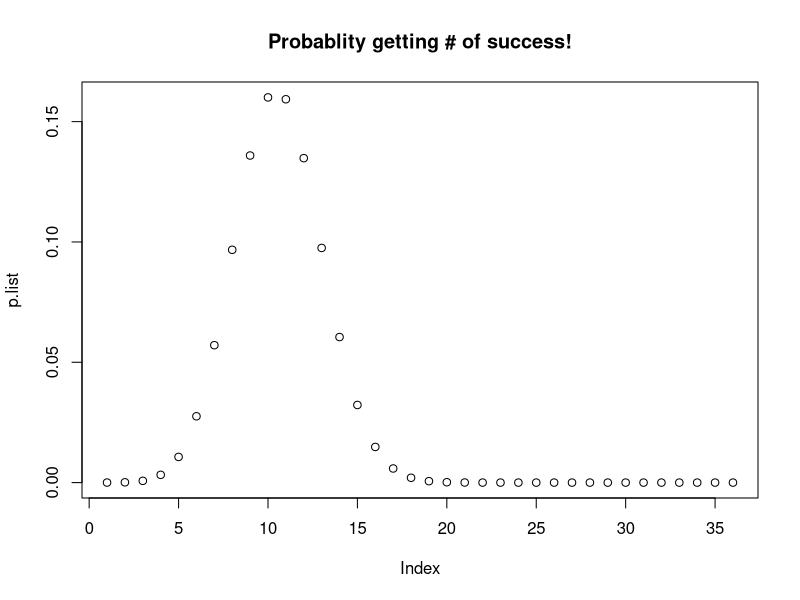

Source code (R):
#============================================
#	Script name: HGM_vs_FET.R
#	Author: Jianying LI
#	History: initially coded 06/15/2012
#		   modified on 02/25/2013
#	Comment: for IB pathway short course
##===========================================

##==================================================
#	Hypergeometric distribution -- first example
##==================================================
m <- 50  ## Number of red balls
n <- 120 ## Number of white balls
k <- 36  ## Number of drawn balls
x <- 20  ## Number of red balls in the drawing

##===========Here is the probability to get 20 red balls
dhyper(x,m,n,k) 


##=========To get a density plot================
p.list <- c()
for (i in 0 : k)
{
	p.list[i] <- dhyper(i,m,n,k)
}
plot(p.list, main="Probablity getting # of success!")


##============================================
#	Example in the presentation
##============================================

x <- 5   #num_of_DEG in GO
m <- 20  #num_of_gene on chip in GO
n <- 500 #num_of_gene on chip NOT in GO
k <- 40  #num_of_DEG

sample.DEG.testing <- matrix(c(x, (k-x), k, m -x, n-k +x, n+m-k, m, n, m+n), 
		nrow=3,
		dimnames =  list (GO_info = c("In GO","Not in GO", "Total"),
					MicroarrayInfo = c ("DEG","notDEG", "onChip")))
sample.DEG.testing

#==================================================================================
#			   DEG	Not DEGs 			totals 
#In a GO category	  x(5) 	m - x(15) 			  m (20)
#Not in GO category k -x (35)	n - k + x(465)		  n (500)
#totals 		  k(40)     (n + m) - k(480) 	        m + n (genes on array, 520)
#==================================================================================

##============================================================
#	Hypergeometric test
##============================================================

phyper (x-1, m, n, k, lower.tail=FALSE)


##=================================
#	Fisher Exact Test (FET)
##=================================
(fisher.test(matrix(c(5,35,15,465),2,2), alternative='greater'))$p.value
(fisher.test(matrix(c(x, (k-x), (m-x), (n-k+x)), 2, 2), alternative='greater'))$p.value


##=================================
#	Matches the HMT test
##=================================
phyper (x-1, m, n, k, lower.tail=FALSE)

##==========================================
#	It doesn't matter which why you do...
##==========================================
(fisher.test(matrix(c(x,(m-x),(k-x),(n-k+x)),2,2), alternative='greater'))$p.value
(fisher.test(matrix(c(x,(k-x),(m-x),(n-k+x)),2,2), alternative='greater'))$p.value
chisq.test(matrix(c(x,(k-x),(m-x),(n-k+x)),2,2), correct=FALSE)$p.value
##=========Should be the end of story==================
